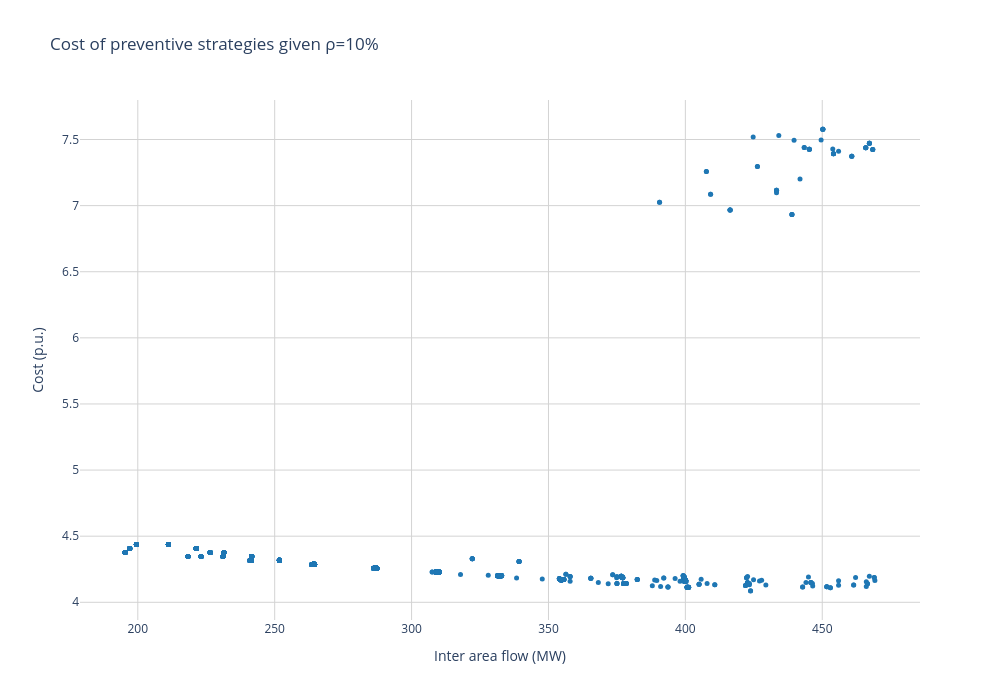

Here is the notebook cell this chart was saved with:
### Code cell
layout = go.Layout(
    title = 'Cost of preventive strategies given ρ={}%'.format(failure_rate),
    xaxis = dict(
        gridcolor='lightgrey'),
    yaxis = dict(
        gridcolor='lightgrey'), 
    paper_bgcolor='rgba(0,0,0,0)',
    plot_bgcolor='rgba(0,0,0,0)'
)

fig = go.Figure(layout=layout)

groups = new_df['corr3'].unique()

colors = ["green", "red"]

#for index, group in enumerate(groups):
#    new_df2 = new_df[new_df['corr3'] == group]
#    fig.add_trace(go.Scatter(x=new_df2["inter_area_flow"], y=new_df2['Total cost'], line=dict(color=colors[index]), mode='markers', name=str(group)))#line=dict(color='#1F77B4'), name="True"))


fig.add_trace(go.Scatter(x=new_df["inter_area_flow"], y=new_df['Total cost'], mode='markers', hovertext = new_df.index, marker=dict(color='#1F77B4', size=5), name="Predicted"))

fig.update_layout(
    xaxis_title='Inter area flow (MW)',
    yaxis_title='Cost (p.u.)',
    width=1000, height=700
)
fig.show()

### Figure 1 — Plotly figure (JSON) as saved in the notebook; plotly's stock layout.template omitted (floating-point values rounded to 4 significant figures; data arrays with more than 128 entries replaced by an {"elided": "..."} marker saying what was removed)
{"data": [{"hovertext": {"elided": "1400 str values"}, "marker": {"color": "#1F77B4", "size": 5}, "mode": "markers", "name": "Predicted", "type": "scatter", "x": {"elided": "1400 float values"}, "y": {"elided": "1400 float values"}}], "layout": {"height": 700, "paper_bgcolor": "rgba(0, 0, 0, 0)", "plot_bgcolor": "rgba(0, 0, 0, 0)", "title": {"text": "Cost of preventive strategies given ρ=10%"}, "width": 1000, "xaxis": {"autorange": true, "gridcolor": "lightgrey", "range": [178.9, 485.7], "title": {"text": "Inter area flow (MW)"}, "type": "linear"}, "yaxis": {"autorange": true, "gridcolor": "lightgrey", "range": [3.866, 7.799], "title": {"text": "Cost (p.u.)"}, "type": "linear"}}}
